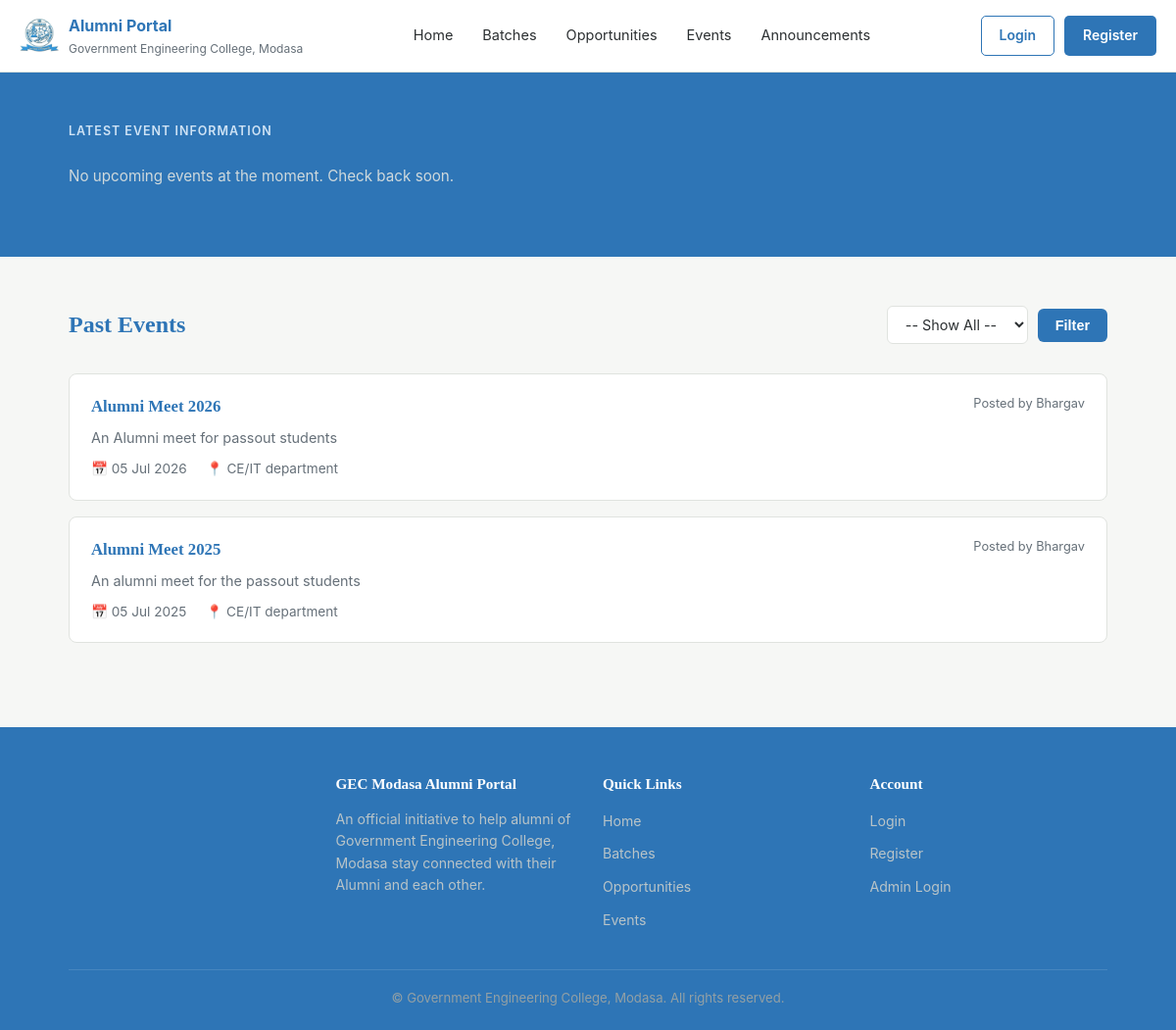
Before: /alumni/show_events.php with the older database file.
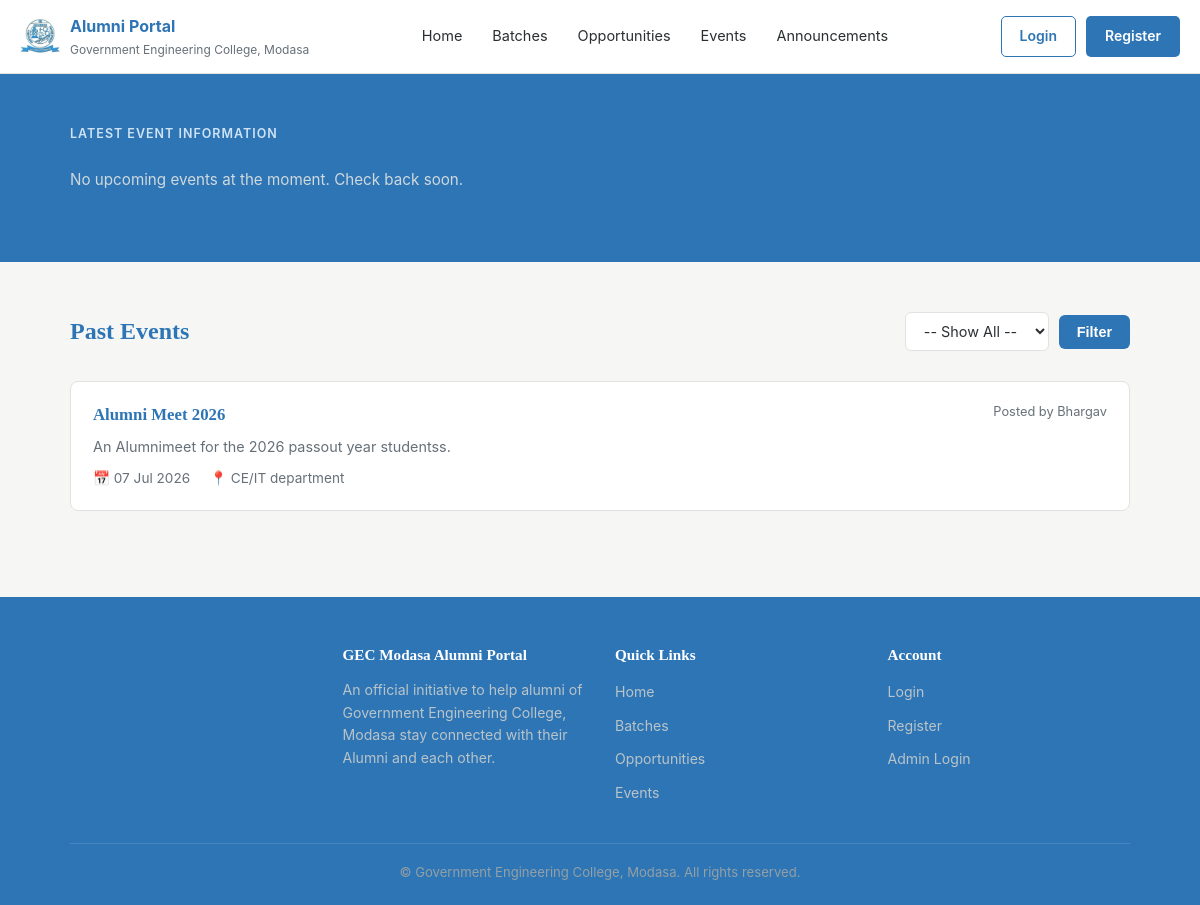
After: the same page with the newer database file.
### tables this page shows
CREATE TABLE `event_master` (
  `event_id` int(11) NOT NULL,
  `event_name` varchar(255) NOT NULL,
  `event_desc` varchar(255) DEFAULT NULL,
  `event_venue` varchar(255) NOT NULL,
  `event_date` date NOT NULL,
  `event_time` time DEFAULT NULL,
  `event_additional_links` varchar(255) DEFAULT NULL,
  `created_by` int(11) NOT NULL,
  `created_at` timestamp NOT NULL DEFAULT current_timestamp(),
  `updated_at` timestamp NOT NULL DEFAULT current_timestamp() ON UPDATE current_timestamp()
);

CREATE TABLE `adminmaster` (
  `admin_id` int(11) NOT NULL,
  `admin_name` varchar(255) NOT NULL,
  `admin_email` varchar(255) NOT NULL,
  `password` varchar(255) NOT NULL,
  `created_At` datetime NOT NULL DEFAULT current_timestamp(),
  `update_at` timestamp NOT NULL DEFAULT current_timestamp() ON UPDATE current_timestamp()
);

### alumni/show_events.php (the view, shortened to what this page needs)
<?php
require '../utills/db_conn.php';
include "./alumni_favicon.php";
$sql = "SELECT e.event_id, e.event_name, e.event_desc, e.event_venue,
               e.event_date, e.event_time, e.event_additional_links,
               e.created_at, a.admin_name AS admin_name
        FROM event_master e
        JOIN adminmaster a ON e.created_by = a.admin_id ";
$result = mysqli_query($conn, $sql);
$today = date('Y-m-d');
$latestEvent = null;
$pastEvents = [];
$filterYear = $_GET['fyear'] ?? null;
while ($row = mysqli_fetch_assoc($result)) {
    $eventYear = date('Y', strtotime($row['event_date']));
    if ($row['event_date'] >= $today && $latestEvent === null) {
        $latestEvent = $row;
    } elseif ($row['event_date'] < $today) {
        if (empty($filterYear) || $eventYear == $filterYear || $filterYear == "all") {
            $pastEvents[] = $row;
        }
    }
}
?>
<!DOCTYPE html>
<html lang="en">
<head>
</head>
<body>
    <?php include "./navbar.php"; ?>
    <section class="latest-banner">
        <div class="container">
            <div class="label">Latest Event Information</div>
            <?php if ($latestEvent): ?>
                <div class="latest-card">
                    <h2><?= htmlspecialchars($latestEvent['event_name']) ?></h2>
                    <?php if (!empty($latestEvent['event_desc'])): ?>
                        <p class="desc"><?= htmlspecialchars($latestEvent['event_desc']) ?></p>
                    <?php endif; ?>
                    <div class="latest-meta">
                        <span><strong>Date</strong><?= date('d M Y', strtotime($latestEvent['event_date'])) ?></span>
                        <?php if (!empty($latestEvent['event_time'])): ?>
                            <span><strong>Time</strong><?= date('h:i A', strtotime($latestEvent['event_time'])) ?></span>
                        <?php endif; ?>
                        <span><strong>Venue</strong><?= htmlspecialchars($latestEvent['event_venue']) ?></span>
                        <span><strong>Posted By</strong><?= htmlspecialchars($latestEvent['admin_name']) ?></span>
                    </div>
                    <?php if (!empty($latestEvent['event_additional_links'])): ?>
                        <a href="<?= htmlspecialchars($latestEvent['event_additional_links']) ?>" class="link-btn" target="_blank" rel="noopener">View Details / Register</a>
                    <?php endif; ?>
                </div>
            <?php else: ?>
                <p class="no-upcoming">No upcoming events at the moment. Check back soon.</p>
            <?php endif; ?>
        </div>
    </section>
    <section class="past-section">
        <div class="container">
            <div class="past-header">
                <h2>Past Events</h2>
                <form method="GET">
                    <select name="fyear">
                        <option value="all">-- Show All --</option>
                    </select>
                    <button type="submit">
                        Filter
                    </button>
                </form>
            </div>
            <?php if (isset($pastEvents) && count($pastEvents) > 0): ?>
                <?php foreach ($pastEvents as $event): ?>
                    <div class="event-card" data-year="<?= date('Y', strtotime($event['event_date'])) ?>">
                        <div class="info">
                            <h3><?= htmlspecialchars($event['event_name']) ?></h3>
                            <?php if (!empty($event['event_desc'])): ?>
                                <p class="desc"><?= htmlspecialchars($event['event_desc']) ?></p>
                            <?php endif; ?>
                            <div class="meta">
                                <span>&#128197; <?= date('d M Y', strtotime($event['event_date'])) ?></span>
                                <span>&#128205; <?= htmlspecialchars($event['event_venue']) ?></span>
                            </div>
                        </div>
                        <div class="posted-by">Posted by <?= htmlspecialchars($event['admin_name']) ?></div>
                    </div>
                <?php endforeach; ?>
            <?php else: ?>
                <div class="empty-state">No past events to show yet.</div>
            <?php endif; ?>
        </div>
    </section>
    <?php include "./footer.php" ?>
</body>
</html>

Changed rows visible on the page:
removed event_master: event_name "Alumni Meet 2025", event_desc "An alumni meet for the passout students", event_date "05 Jul 2025", event_venue "CE/IT department", created_by.admin_name "Bhargav"
changed event_master "CE/IT department": event_desc "An Alumni meet for passout students" → "An Alumnimeet for the 2026 passout year studentss."; event_date "05 Jul 2026" → "07 Jul 2026"
